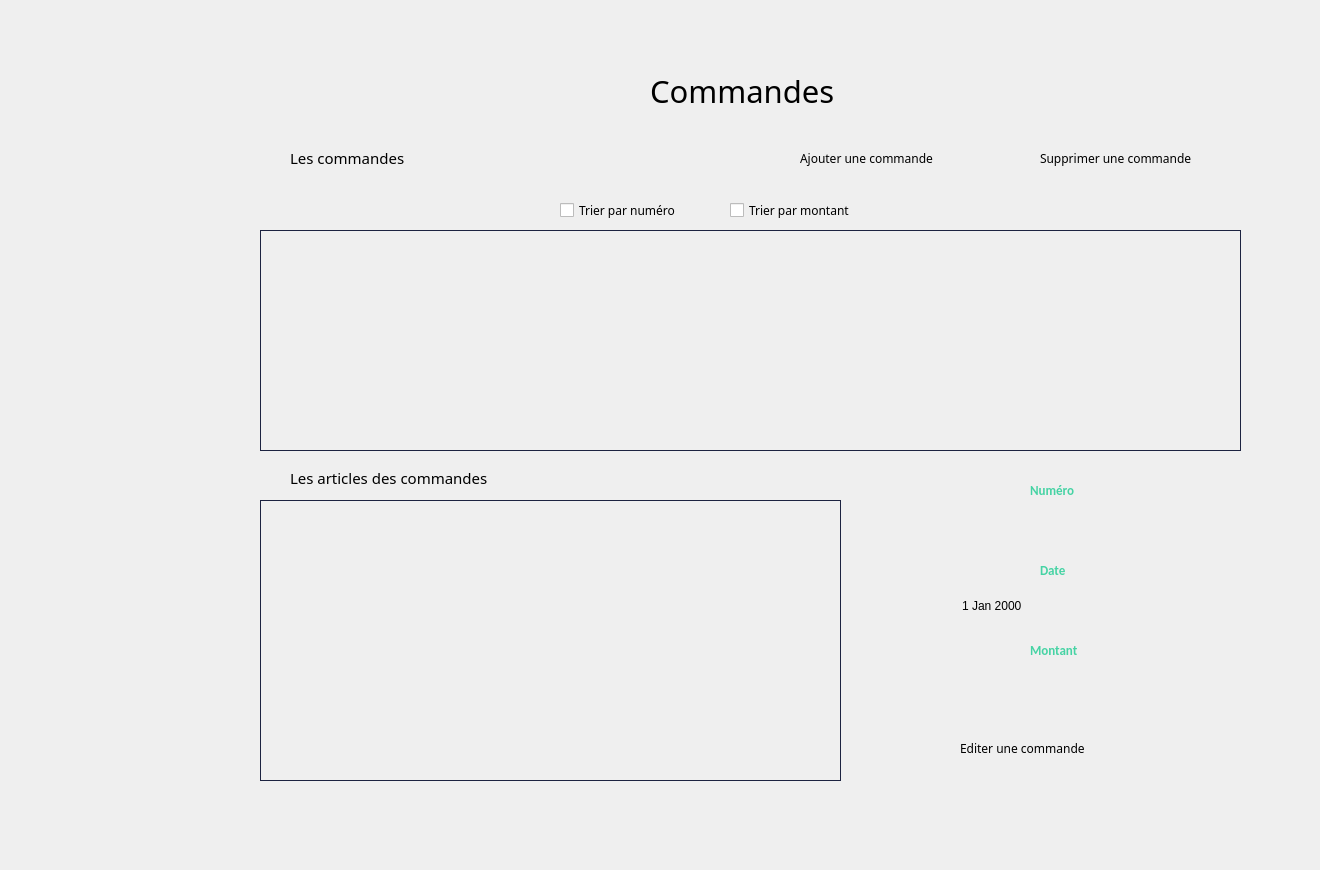
    <widget class="QWidget" name="page_7">
     <widget class="QLabel" name="label_392">
      <property name="geometry">
       <rect>
        <x>-20</x>
        <y>-20</y>
        <width>1311</width>
        <height>861</height>
       </rect>
      </property>
      <property name="text">
       <string/>
      </property>
      <property name="pixmap">
       <pixmap>../../Desktop/anglais/projet c++ design/bg2.png</pixmap>
      </property>
      <property name="scaledContents">
       <bool>true</bool>
      </property>
     </widget>
     <widget class="QLabel" name="label_393">
      <property name="geometry">
       <rect>
        <x>650</x>
        <y>50</y>
        <width>501</width>
        <height>81</height>
       </rect>
      </property>
      <property name="font">
       <font>
        <family>Montserrat Alternates</family>
        <pointsize>23</pointsize>
       </font>
      </property>
      <property name="text">
       <string>Commandes </string>
      </property>
     </widget>
     <widget class="QPushButton" name="pushButton_126">
      <property name="geometry">
       <rect>
        <x>100</x>
        <y>380</y>
        <width>91</width>
        <height>61</height>
       </rect>
      </property>
      <property name="styleSheet">
       <string notr="true">QPushButton {
	font-weight: 500;
	text-align: center;
    vertical-align: middle;
	background-color: transparent;
	padding: 5px 15px 15px 20px;
    color: #fff;
	font-size: 11px;
	border : 0;
	border-right: 3px solid transparent;
 	background-position: center top;
    background-repeat: no-repeat;
    background-origin: content;
    background-image: url(&quot;C:/Users/hp/Desktop/anglais/projet c++ design/gestion1.png&quot;);
}

QPushButton:hover {
	color: #ffffff;
	font-weight: 500;
	background-image: url(&quot;C:/Users/hp/Desktop/anglais/projet c++ design/gestion2.png&quot;);
}</string>
      </property>
      <property name="text">
       <string/>
      </property>
     </widget>
     <widget class="QDateEdit" name="dateEdit_7">
      <property name="geometry">
       <rect>
        <x>960</x>
        <y>590</y>
        <width>181</width>
        <height>31</height>
       </rect>
      </property>
      <property name="styleSheet">
       <string notr="true"> background-color: Transparent;
 border: none;</string>
      </property>
     </widget>
     <widget class="QLineEdit" name="lineEdit_24">
      <property name="geometry">
       <rect>
        <x>960</x>
        <y>670</y>
        <width>181</width>
        <height>31</height>
       </rect>
      </property>
      <property name="styleSheet">
       <string notr="true"> background-color: Transparent;
 border: none;</string>
      </property>
     </widget>
     <widget class="QLineEdit" name="lineEdit_22">
      <property name="geometry">
       <rect>
        <x>970</x>
        <y>510</y>
        <width>171</width>
        <height>31</height>
       </rect>
      </property>
      <property name="styleSheet">
       <string notr="true"> background-color: Transparent;
 border: none;</string>
      </property>
     </widget>
     <widget class="QTableView" name="liste_commande">
      <property name="geometry">
       <rect>
        <x>260</x>
        <y>230</y>
        <width>981</width>
        <height>221</height>
       </rect>
      </property>
      <property name="styleSheet">
       <string notr="true">QTableView{
	background-color: transparent;
	gridline-color: #606060;
	color: #000000;
	alternate-background-color: #b5b5b1;
	border : 1px solid #1c2340;
	qproperty-defaultAlignment: AlignHCenter;
}
QTableView::item:focus
{
  	background-color: #939393;
	font-weight: 500;
}
QTableView::item
{
   text-align: center;
qproperty-defaultAlignment: AlignHCenter;
}

QHeaderView {
	background-color: #6ac6ad;
	qproperty-defaultAlignment: AlignHCenter;
 }
QHeaderView::section {
                     spacing: 10px;
                     background-color: #6ac6ad;
                     color: #757575;
                     margin: 1px;
					 border: 0;
                     text-align: center;
                     font-family: arial;
                     font-size: 12px;
 }

QTableView QTableCornerButton::section {
    background-color: #6ac6ad;
}</string>
      </property>
     </widget>
     <widget class="QLineEdit" name="rechercheC">
      <property name="geometry">
       <rect>
        <x>320</x>
        <y>195</y>
        <width>181</width>
        <height>21</height>
       </rect>
      </property>
      <property name="styleSheet">
       <string notr="true"> background-color: Transparent;
 border: none;</string>
      </property>
     </widget>
     <widget class="QTableView" name="liste_commande_A">
      <property name="geometry">
       <rect>
        <x>260</x>
        <y>500</y>
        <width>581</width>
        <height>281</height>
       </rect>
      </property>
      <property name="styleSheet">
       <string notr="true">QTableView{
	background-color: transparent;
	gridline-color: #606060;
	color: #000000;
	alternate-background-color: #b5b5b1;
	border : 1px solid #1c2340;
	qproperty-defaultAlignment: AlignHCenter;
}
QTableView::item:focus
{
  	background-color: #939393;
	font-weight: 500;
}
QTableView::item
{
   text-align: center;
qproperty-defaultAlignment: AlignHCenter;
}

QHeaderView {
	background-color: #6ac6ad;
	qproperty-defaultAlignment: AlignHCenter;
 }
QHeaderView::section {
                     spacing: 10px;
                     background-color: #6ac6ad;
                     color: #757575;
                     margin: 1px;
					 border: 0;
                     text-align: center;
                     font-family: arial;
                     font-size: 12px;
 }

QTableView QTableCornerButton::section {
    background-color: #6ac6ad;
}</string>
      </property>
     </widget>
     <widget class="QPushButton" name="modifierCommande">
      <property name="geometry">
       <rect>
        <x>1100</x>
        <y>730</y>
        <width>81</width>
        <height>41</height>
       </rect>
      </property>
      <property name="styleSheet">
       <string notr="true">QPushButton {
	font-weight: 500;
	text-align: center;
    vertical-align: middle;
	background-color: transparent;
	padding: 5px 15px 15px 20px;
    color: #fff;
	font-size: 11px;
	border : 0;
	border-right: 3px solid transparent;
 	background-position: center top;
    background-repeat: no-repeat;
    background-origin: content;
    background-image: url(&quot;C:/Users/hp/Desktop/anglais/projet c++ design/edit1.png&quot;);
}

QPushButton:hover {
	color: #ffffff;
	font-weight: 500;
	background-image: url(&quot;C:/Users/hp/Desktop/anglais/projet c++ design/edit2.png&quot;);
}</string>
      </property>
      <property name="text">
       <string/>
      </property>
     </widget>
     <widget class="QLabel" name="label_394">
      <property name="geometry">
       <rect>
        <x>940</x>
        <y>490</y>
        <width>221</width>
        <height>71</height>
       </rect>
      </property>
      <property name="text">
       <string/>
      </property>
      <property name="pixmap">
       <pixmap>../../Downloads/saisir.png</pixmap>
      </property>
      <property name="scaledContents">
       <bool>true</bool>
      </property>
     </widget>
     <widget class="QLabel" name="label_17">
      <property name="geometry">
       <rect>
        <x>1030</x>
        <y>480</y>
        <width>111</width>
        <height>20</height>
       </rect>
      </property>
      <property name="font">
       <font>
        <family>Calibri</family>
        <pointsize>10</pointsize>
        <weight>75</weight>
        <bold>true</bold>
       </font>
      </property>
      <property name="styleSheet">
       <string notr="true">color: rgb(70, 211, 164);</string>
      </property>
      <property name="text">
       <string>Numéro</string>
      </property>
     </widget>
     <widget class="QLabel" name="label_18">
      <property name="geometry">
       <rect>
        <x>1040</x>
        <y>560</y>
        <width>111</width>
        <height>20</height>
       </rect>
      </property>
      <property name="font">
       <font>
        <family>Calibri</family>
        <pointsize>10</pointsize>
        <weight>75</weight>
        <bold>true</bold>
       </font>
      </property>
      <property name="styleSheet">
       <string notr="true">color: rgb(70, 211, 164);</string>
      </property>
      <property name="text">
       <string>Date</string>
      </property>
     </widget>
     <widget class="QLabel" name="label_395">
      <property name="geometry">
       <rect>
        <x>940</x>
        <y>570</y>
        <width>221</width>
        <height>71</height>
       </rect>
      </property>
      <property name="text">
       <string/>
      </property>
      <property name="pixmap">
       <pixmap>../../Downloads/saisir.png</pixmap>
      </property>
      <property name="scaledContents">
       <bool>true</bool>
      </property>
     </widget>
     <widget class="QLabel" name="label_396">
      <property name="geometry">
       <rect>
        <x>940</x>
        <y>650</y>
        <width>221</width>
        <height>71</height>
       </rect>
      </property>
      <property name="text">
       <string/>
      </property>
      <property name="pixmap">
       <pixmap>../../Downloads/saisir.png</pixmap>
      </property>
      <property name="scaledContents">
       <bool>true</bool>
      </property>
     </widget>
     <widget class="QLabel" name="label_19">
      <property name="geometry">
       <rect>
        <x>1030</x>
        <y>640</y>
        <width>111</width>
        <height>20</height>
       </rect>
      </property>
      <property name="font">
       <font>
        <family>Calibri</family>
        <pointsize>10</pointsize>
        <weight>75</weight>
        <bold>true</bold>
       </font>
      </property>
      <property name="styleSheet">
       <string notr="true">color: rgb(70, 211, 164);</string>
      </property>
      <property name="text">
       <string>Montant</string>
      </property>
     </widget>
     <widget class="QPushButton" name="affect">
      <property name="geometry">
       <rect>
        <x>100</x>
        <y>280</y>
        <width>91</width>
        <height>61</height>
       </rect>
      </property>
      <property name="styleSheet">
       <string notr="true">QPushButton {
	font-weight: 500;
	text-align: center;
    vertical-align: middle;
	background-color: transparent;
	padding: 5px 15px 15px 20px;
    color: #fff;
	font-size: 11px;
	border : 0;
	border-right: 3px solid transparent;
 	background-position: center top;
    background-repeat: no-repeat;
    background-origin: content;
    background-image: url(&quot;C:/Users/hp/Desktop/anglais/projet c++ design/affecter1.png&quot;);
}

QPushButton:hover {
	color: #ffffff;
	font-weight: 500;
	background-image: url(&quot;C:/Users/hp/Desktop/anglais/projet c++ design/affecter2.png&quot;);
}</string>
      </property>
      <property name="text">
       <string/>
      </property>
     </widget>
     <widget class="QPushButton" name="pushButton_ajout_6">
      <property name="geometry">
       <rect>
        <x>740</x>
        <y>140</y>
        <width>61</width>
        <height>41</height>
       </rect>
      </property>
      <property name="styleSheet">
       <string notr="true">QPushButton {
	font-weight: 500;
	text-align: center;
    vertical-align: middle;
	background-color: transparent;
	padding: 5px 15px 15px 20px;
    color: #fff;
	font-size: 11px;
	border : 0;
	border-right: 3px solid transparent;
 	background-position: center top;
    background-repeat: no-repeat;
    background-origin: content;
    background-image: url(&quot;C:/Users/hp/Desktop/anglais/projet c++ design/ajouter1.png&quot;);
}

QPushButton:hover {
	color: #ffffff;
	font-weight: 500;
	background-image: url(&quot;C:/Users/hp/Desktop/anglais/projet c++ design/ajouter2.png&quot;);
}</string>
      </property>
      <property name="text">
       <string/>
      </property>
      <property name="flat">
       <bool>true</bool>
      </property>
     </widget>
     <widget class="QLabel" name="label_399">
      <property name="geometry">
       <rect>
        <x>800</x>
        <y>150</y>
        <width>161</width>
        <height>16</height>
       </rect>
      </property>
      <property name="font">
       <font>
        <family>Montserrat Alternates</family>
       </font>
      </property>
      <property name="text">
       <string>Ajouter une commande</string>
      </property>
     </widget>
     <widget class="QLabel" name="label_400">
      <property name="geometry">
       <rect>
        <x>1040</x>
        <y>150</y>
        <width>181</width>
        <height>16</height>
       </rect>
      </property>
      <property name="font">
       <font>
        <family>Montserrat Alternates</family>
       </font>
      </property>
      <property name="text">
       <string>Supprimer une commande</string>
      </property>
     </widget>
     <widget class="QPushButton" name="suprimmm_6">
      <property name="geometry">
       <rect>
        <x>940</x>
        <y>140</y>
        <width>121</width>
        <height>41</height>
       </rect>
      </property>
      <property name="styleSheet">
       <string notr="true">QPushButton {
	font-weight: 500;
	text-align: center;
    vertical-align: middle;
	background-color: transparent;
	padding: 5px 15px 15px 20px;
    color: #fff;
	font-size: 11px;
	border : 0;
	border-right: 3px solid transparent;
 	background-position: center top;
    background-repeat: no-repeat;
    background-origin: content;
    background-image: url(&quot;C:/Users/hp/Desktop/anglais/projet c++ design/minus1.png&quot;);
}

QPushButton:hover {
	color: #ffffff;
	font-weight: 500;
	background-image: url(&quot;C:/Users/hp/Desktop/anglais/projet c++ design/minus2.png&quot;);
}</string>
      </property>
      <property name="text">
       <string/>
      </property>
      <property name="autoDefault">
       <bool>false</bool>
      </property>
      <property name="default">
       <bool>true</bool>
      </property>
      <property name="flat">
       <bool>false</bool>
      </property>
     </widget>
     <widget class="QCheckBox" name="montant8">
      <property name="geometry">
       <rect>
        <x>730</x>
        <y>200</y>
        <width>141</width>
        <height>20</height>
       </rect>
      </property>
      <property name="font">
       <font>
        <family>Montserrat Alternates</family>
       </font>
      </property>
      <property name="text">
       <string>Trier par montant</string>
      </property>
     </widget>
     <widget class="QPushButton" name="trier">
      <property name="geometry">
       <rect>
        <x>870</x>
        <y>190</y>
        <width>71</width>
        <height>31</height>
       </rect>
      </property>
      <property name="styleSheet">
       <string notr="true">QPushButton {
	font-weight: 500;
	text-align: center;
    vertical-align: middle;
	background-color: transparent;
	padding: 5px 15px 15px 20px;
    color: #fff;
	font-size: 11px;
	border : 0;
	border-right: 3px solid transparent;
 	background-position: center top;
    background-repeat: no-repeat;
    background-origin: content;
    background-image: url(&quot;C:/Users/hp/Desktop/anglais/projet c++ design/ok1.png&quot;);
}

QPushButton:hover {
	color: #ffffff;
	font-weight: 500;
	background-image: url(&quot;C:/Users/hp/Desktop/anglais/projet c++ design/ok2.png&quot;);
}</string>
      </property>
      <property name="text">
       <string/>
      </property>
      <property name="default">
       <bool>true</bool>
      </property>
     </widget>
     <widget class="QCheckBox" name="num8">
      <property name="geometry">
       <rect>
        <x>560</x>
        <y>200</y>
        <width>171</width>
        <height>20</height>
       </rect>
      </property>
      <property name="font">
       <font>
        <family>Montserrat Alternates</family>
       </font>
      </property>
      <property name="text">
       <string>Trier par numéro</string>
      </property>
     </widget>
     <widget class="QLabel" name="label_409">
      <property name="geometry">
       <rect>
        <x>960</x>
        <y>740</y>
        <width>181</width>
        <height>16</height>
       </rect>
      </property>
      <property name="font">
       <font>
        <family>Montserrat Alternates</family>
       </font>
      </property>
      <property name="text">
       <string>Editer une commande</string>
      </property>
     </widget>
     <widget class="QLabel" name="label_410">
      <property name="geometry">
       <rect>
        <x>290</x>
        <y>470</y>
        <width>291</width>
        <height>16</height>
       </rect>
      </property>
      <property name="font">
       <font>
        <family>Montserrat Alternates Medium</family>
        <pointsize>11</pointsize>
       </font>
      </property>
      <property name="text">
       <string>Les articles des commandes </string>
      </property>
     </widget>
     <widget class="QLabel" name="label_15">
      <property name="geometry">
       <rect>
        <x>270</x>
        <y>170</y>
        <width>251</width>
        <height>71</height>
       </rect>
      </property>
      <property name="text">
       <string/>
      </property>
      <property name="pixmap">
       <pixmap>../../Downloads/search.png</pixmap>
      </property>
      <property name="scaledContents">
       <bool>true</bool>
      </property>
     </widget>
     <widget class="QLabel" name="label_411">
      <property name="geometry">
       <rect>
        <x>290</x>
        <y>150</y>
        <width>291</width>
        <height>16</height>
       </rect>
      </property>
      <property name="font">
       <font>
        <family>Montserrat Alternates Medium</family>
        <pointsize>11</pointsize>
       </font>
      </property>
      <property name="text">
       <string>Les commandes</string>
      </property>
     </widget>
     <widget class="QPushButton" name="pushButton_129">
      <property name="geometry">
       <rect>
        <x>10</x>
        <y>710</y>
        <width>121</width>
        <height>61</height>
       </rect>
      </property>
      <property name="styleSheet">
       <string notr="true">QPushButton {
	font-weight: 500;
	text-align: center;
    vertical-align: middle;
	background-color: transparent;
	padding: 5px 15px 15px 20px;
    color: #fff;
	font-size: 11px;
	border : 0;
	border-right: 3px solid transparent;
 	background-position: center top;
    background-repeat: no-repeat;
    background-origin: content;
    background-image: url(&quot;C:/Users/hp/Desktop/anglais/projet c++ design/return1.png&quot;);
}

QPushButton:hover {
	color: #ffffff;
	font-weight: 500;
	background-image: url(&quot;C:/Users/hp/Desktop/anglais/projet c++ design/return2.png&quot;);
}</string>
      </property>
      <property name="text">
       <string/>
      </property>
     </widget>
     <zorder>label_392</zorder>
     <zorder>label_393</zorder>
     <zorder>pushButton_126</zorder>
     <zorder>liste_commande</zorder>
     <zorder>liste_commande_A</zorder>
     <zorder>modifierCommande</zorder>
     <zorder>label_394</zorder>
     <zorder>lineEdit_22</zorder>
     <zorder>label_17</zorder>
     <zorder>label_18</zorder>
     <zorder>label_395</zorder>
     <zorder>dateEdit_7</zorder>
     <zorder>label_396</zorder>
     <zorder>lineEdit_24</zorder>
     <zorder>label_19</zorder>
     <zorder>affect</zorder>
     <zorder>pushButton_ajout_6</zorder>
     <zorder>label_399</zorder>
     <zorder>label_400</zorder>
     <zorder>suprimmm_6</zorder>
     <zorder>montant8</zorder>
     <zorder>trier</zorder>
     <zorder>num8</zorder>
     <zorder>label_409</zorder>
     <zorder>label_410</zorder>
     <zorder>label_15</zorder>
     <zorder>rechercheC</zorder>
     <zorder>label_411</zorder>
     <zorder>pushButton_129</zorder>
    </widget>
